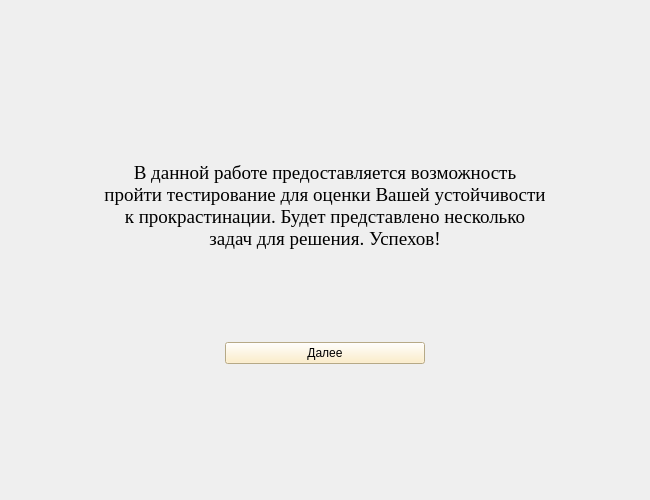
<?xml version="1.0" encoding="UTF-8"?>
<ui version="4.0">
 <class>first_window_form</class>
 <widget class="QWidget" name="first_window_form">
  <property name="geometry">
   <rect>
    <x>0</x>
    <y>0</y>
    <width>650</width>
    <height>500</height>
   </rect>
  </property>
  <property name="sizePolicy">
   <sizepolicy hsizetype="Fixed" vsizetype="Fixed">
    <horstretch>0</horstretch>
    <verstretch>0</verstretch>
   </sizepolicy>
  </property>
  <property name="windowTitle">
   <string>Diplom</string>
  </property>
  <layout class="QGridLayout" name="gridLayout">
   <property name="sizeConstraint">
    <enum>QLayout::SetDefaultConstraint</enum>
   </property>
   <item row="1" column="1">
    <layout class="QVBoxLayout" name="verticalLayout">
     <item>
      <widget class="QTextBrowser" name="textBrowser">
       <property name="sizePolicy">
        <sizepolicy hsizetype="Minimum" vsizetype="Fixed">
         <horstretch>0</horstretch>
         <verstretch>0</verstretch>
        </sizepolicy>
       </property>
       <property name="minimumSize">
        <size>
         <width>450</width>
         <height>200</height>
        </size>
       </property>
       <property name="font">
        <font>
         <family>Times New Roman</family>
         <pointsize>14</pointsize>
        </font>
       </property>
       <property name="styleSheet">
        <string notr="true">border: none;
background-color: transparent;</string>
       </property>
       <property name="html">
        <string>&lt;!DOCTYPE HTML PUBLIC &quot;-//W3C//DTD HTML 4.0//EN&quot; &quot;http://www.w3.org/TR/REC-html40/strict.dtd&quot;&gt;
&lt;html&gt;&lt;head&gt;&lt;meta name=&quot;qrichtext&quot; content=&quot;1&quot; /&gt;&lt;style type=&quot;text/css&quot;&gt;
p, li { white-space: pre-wrap; }
&lt;/style&gt;&lt;/head&gt;&lt;body style=&quot; font-family:'Times New Roman'; font-size:14pt; font-weight:400; font-style:normal;&quot;&gt;
&lt;p align=&quot;center&quot; style=&quot;-qt-paragraph-type:empty; margin-top:0px; margin-bottom:0px; margin-left:0px; margin-right:0px; -qt-block-indent:0; text-indent:0px;&quot;&gt;&lt;br /&gt;&lt;/p&gt;
&lt;p align=&quot;center&quot; style=&quot; margin-top:0px; margin-bottom:0px; margin-left:0px; margin-right:0px; -qt-block-indent:0; text-indent:0px;&quot;&gt;В данной работе предоставляется возможность пройти тестирование для оценки Вашей устойчивости к прокрастинации. Будет представлено несколько задач для решения. Успехов!&lt;/p&gt;&lt;/body&gt;&lt;/html&gt;</string>
       </property>
      </widget>
     </item>
    </layout>
   </item>
   <item row="2" column="1">
    <layout class="QHBoxLayout" name="horizontalLayout">
     <property name="sizeConstraint">
      <enum>QLayout::SetDefaultConstraint</enum>
     </property>
     <property name="leftMargin">
      <number>0</number>
     </property>
     <item>
      <widget class="QPushButton" name="pushButton">
       <property name="sizePolicy">
        <sizepolicy hsizetype="Fixed" vsizetype="Fixed">
         <horstretch>0</horstretch>
         <verstretch>0</verstretch>
        </sizepolicy>
       </property>
       <property name="maximumSize">
        <size>
         <width>200</width>
         <height>200</height>
        </size>
       </property>
       <property name="styleSheet">
        <string notr="true">background-color: rgb(255, 236, 188);</string>
       </property>
       <property name="text">
        <string>Далее</string>
       </property>
      </widget>
     </item>
    </layout>
   </item>
   <item row="2" column="0">
    <spacer name="horizontalSpacer_3">
     <property name="orientation">
      <enum>Qt::Horizontal</enum>
     </property>
     <property name="sizeType">
      <enum>QSizePolicy::Minimum</enum>
     </property>
     <property name="sizeHint" stdset="0">
      <size>
       <width>40</width>
       <height>20</height>
      </size>
     </property>
    </spacer>
   </item>
   <item row="1" column="0">
    <spacer name="horizontalSpacer">
     <property name="orientation">
      <enum>Qt::Horizontal</enum>
     </property>
     <property name="sizeHint" stdset="0">
      <size>
       <width>40</width>
       <height>20</height>
      </size>
     </property>
    </spacer>
   </item>
   <item row="3" column="1">
    <spacer name="verticalSpacer">
     <property name="orientation">
      <enum>Qt::Vertical</enum>
     </property>
     <property name="sizeHint" stdset="0">
      <size>
       <width>20</width>
       <height>40</height>
      </size>
     </property>
    </spacer>
   </item>
   <item row="2" column="2">
    <spacer name="horizontalSpacer_4">
     <property name="orientation">
      <enum>Qt::Horizontal</enum>
     </property>
     <property name="sizeType">
      <enum>QSizePolicy::Minimum</enum>
     </property>
     <property name="sizeHint" stdset="0">
      <size>
       <width>40</width>
       <height>20</height>
      </size>
     </property>
    </spacer>
   </item>
   <item row="1" column="2">
    <spacer name="horizontalSpacer_2">
     <property name="orientation">
      <enum>Qt::Horizontal</enum>
     </property>
     <property name="sizeHint" stdset="0">
      <size>
       <width>40</width>
       <height>20</height>
      </size>
     </property>
    </spacer>
   </item>
   <item row="0" column="1">
    <spacer name="verticalSpacer_2">
     <property name="orientation">
      <enum>Qt::Vertical</enum>
     </property>
     <property name="sizeHint" stdset="0">
      <size>
       <width>20</width>
       <height>40</height>
      </size>
     </property>
    </spacer>
   </item>
  </layout>
 </widget>
 <resources/>
 <connections/>
</ui>
